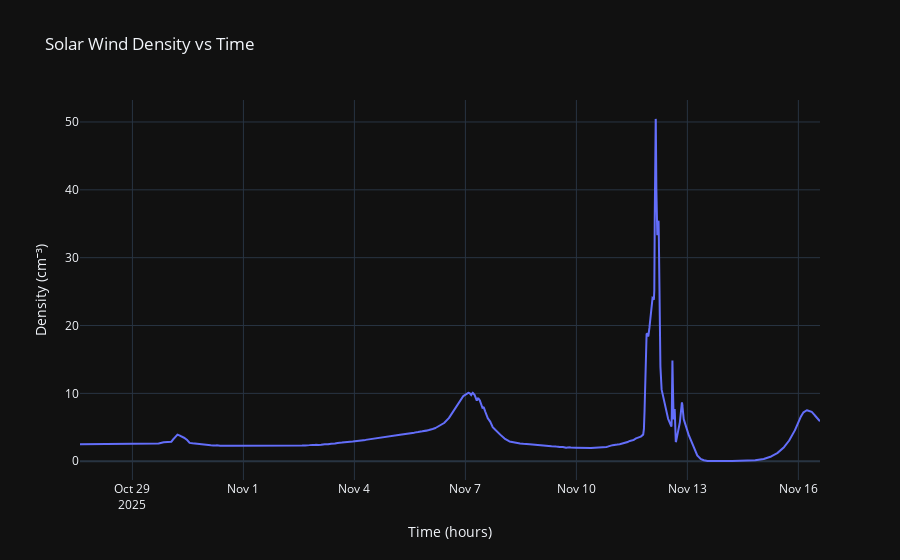

Notebook code for this chart:
### Code cell
# Create a line plot
fig = go.Figure()
fig.add_trace(go.Scatter(x=converted_times, y=converted_density_earth, mode='lines', name='Density'))

fig.update_layout(
    title="Solar Wind Density vs Time",
    xaxis_title="Time (hours)",
    yaxis_title="Density (cm⁻³)",
    template="plotly_dark"
)
fig.show()

### Figure 1 — Plotly figure (JSON) as saved in the notebook; plotly's stock layout.template omitted (floating-point values rounded to 4 significant figures; data arrays with more than 128 entries replaced by an {"elided": "..."} marker saying what was removed)
{"data": [{"mode": "lines", "name": "Density", "type": "scatter", "x": {"elided": "13988 str values"}, "y": {"elided": "13988 float values"}}], "layout": {"title": {"text": "Solar Wind Density vs Time"}, "xaxis": {"title": {"text": "Time (hours)"}}, "yaxis": {"title": {"text": "Density (cm⁻³)"}}}}
